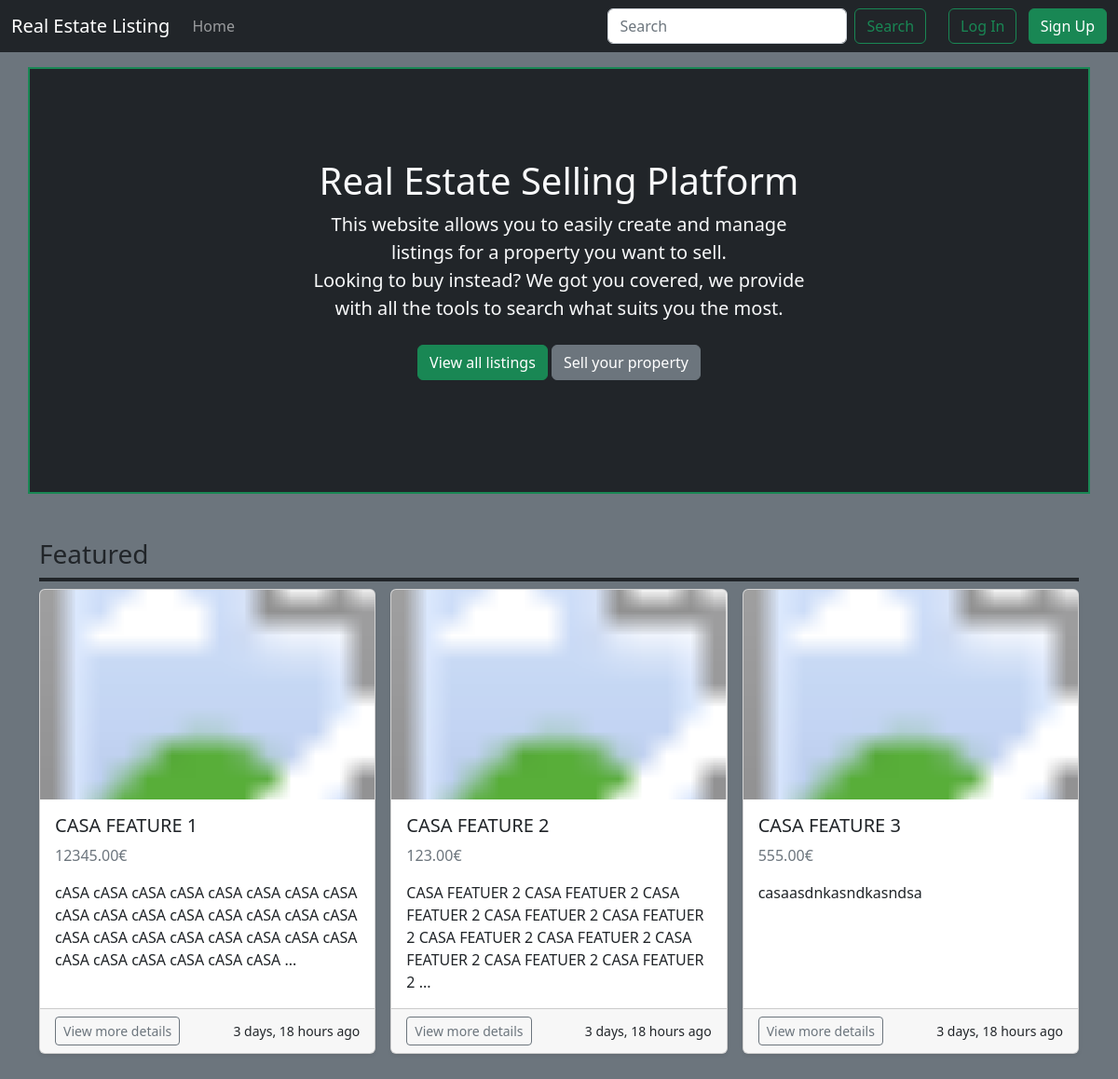
The page / on the database its author committed.
### listings/models.py (models this page shows, shortened)
class Listing(models.Model):
    title = models.CharField(max_length=100)
    description = models.TextField()
    price = models.DecimalField(max_digits=10, decimal_places=2)
    bedrooms = models.PositiveIntegerField()
    bathrooms = models.PositiveIntegerField()
    square_feet = models.PositiveIntegerField()
    listing_location = models.CharField(max_length=200)
    image = models.ImageField(upload_to=listing_image_directory_path, blank=True, null=True)
    is_published = models.BooleanField()
    is_featured = models.BooleanField(default=False)
    list_date = models.DateTimeField(auto_now_add=True)
    owner = models.ForeignKey(
        settings.AUTH_USER_MODEL,
        on_delete=models.CASCADE
    )
    category = models.ForeignKey(Category, on_delete=models.SET_NULL, null=True)

### pages/views.py (the view)
# urls.py: path("", HomePageView.as_view(), name="home")
class HomePageView(TemplateView):
    template_name = "home.html"
    def get_context_data(self, **kwargs):
        context = super().get_context_data(**kwargs)
        context["featured_listings"] = Listing.objects.filter(is_featured=True)
        return context

### pages/templatetags/custom_filters.py (called while the page is built)
@register.filter
def cut_after_chars(value, arg):
    if len(value) <= arg:
        return value
    words = value.split()
    result = ""
    count = 0
    for word in words:
        count += len(word) + 1 # +1 for the space after each word
        if count > arg:
            result += "..."
            break
        result += word + " "
    return result.strip() # remove the last space

### templates/home.html (shortened to what this page needs)
{% extends "base.html" %}
{% load custom_filters %}
{% block content %}
<section class="py-5 text-light text-center container border border-success border-2 bg-dark">
    <div class="row py-lg-5">
      <div class="col-lg-6 col-md-8 mx-auto">
        <h1 class="fw-light">Real Estate Selling Platform</h1>
        <p class="lead text-body-secondary">This website allows you to easily create and manage listings for a property you want to sell.<br>Looking to buy instead? We got you covered, we provide with all the tools to search what suits you the most.</p>
        <p>
            <a href="{% url 'property_list' %}" class="btn btn-success my-2">View all listings</a>
            {% if user.is_authenticated %}
            <a href="{% url 'listing_create' %}" class="btn btn-secondary my-2">Sell your property</a>
            {% else %}
            <a href="{% url 'login' %}" class="btn btn-secondary my-2">Sell your property</a>
            {% endif %}
        </p>
      </div>
    </div>
</section>
<div class="album py-5 bg-body-tertiary">
    <div class="container">
        <h3 class="border-bottom border-dark border-4 pb-2">Featured</h3>
      <div class="row row-cols-1 row-cols-sm-2 row-cols-md-3 g-3">
        {% for listing in featured_listings %}
        <div class="col">
          <div class="card h-100 d-flex shadow-sm">
            <svg class="bd-placeholder-img card-img-top" width="100%" height="225" xmlns="http://www.w3.org/2000/svg" role="img" aria-label="Placeholder: Thumbnail" preserveAspectRatio="xMidYMid slice" focusable="false">
                {% if listing.image %}
                <image href="{{ listing.image.url }}" width="100%" height="100%" preserveAspectRatio="xMidYMid slice"/>
                {% else %}
                <title>Placeholder</title>
                <rect width="100%" height="100%" fill="#55595c"/>
                <text x="50%" y="50%" fill="#eceeef" dy=".3em">Thumbnail</text>
                {% endif %}
            </svg>
            <div class="card-body d-flex flex-column">
                <h5 class="card-title">{{ listing.title }}</h5>
                <p class="card-text text-secondary">{{ listing.price }}€</p>
                <p class="card-text text-fill">{{ listing.description|cut_after_chars:150 }}</p>
            </div>
            <div class="card-footer">
              <div class="d-flex justify-content-between align-items-center">
                  <div class="btn-group">
                      <a href="{% url 'property_detail' listing.pk %}" class="btn btn-sm btn-outline-secondary">View more details</a>
                  </div>
                  <small class="text-body-secondary">{{ listing.list_date|timesince }} ago</small>
              </div>
            </div>
          </div>
        </div>
        {% endfor %}
      </div>
    </div>
  </div>
{% endblock content %}

### rows shown on the page
Listing: title "CASA FEATURE 1", price "12345.00", description "cASA cASA cASA cASA cASA cASA cASA cASA cASA cASA cASA cASA cASA cASA cASA cASA cASA cASA cASA cASA cASA cASA cASA cASA cASA cASA cASA cASA cASA cASA ...", list_date "3 days, 18 hours"
Listing: title "CASA FEATURE 2", price "123.00", description "CASA FEATUER 2 CASA FEATUER 2 CASA FEATUER 2 CASA FEATUER 2 CASA FEATUER 2 CASA FEATUER 2 CASA FEATUER 2 CASA FEATUER 2 CASA FEATUER 2 CASA FEATUER 2 ...", list_date "3 days, 18 hours"
Listing: title "CASA FEATURE 3", price "555.00", description "casaasdnkasndkasndsa", list_date "3 days, 18 hours"
